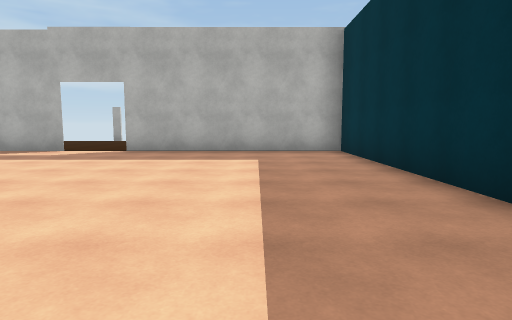
[1] (above)

12 first-person views from a walk through a scene from a Unity 3-D project. The camera is 1.3 m above the floor, tilts 6° down and sees 75° across. The floor is counted in squares, 2 m on a side. Each view is taken from the middle of a square. On the plan, view 1 faces up. The plan holds only what a view shows up to about 10 squares ahead; the rest is blank. The place goes on beyond the plan. The player is left out. Surface patterns are stand-ins for the level's own textures.

[2]
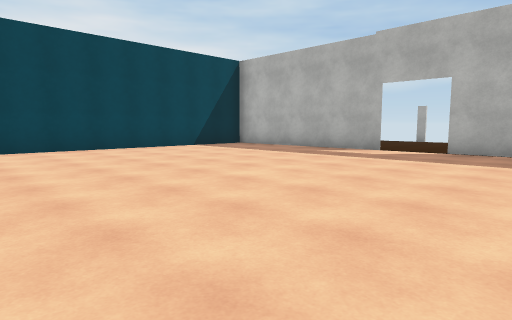

[3]
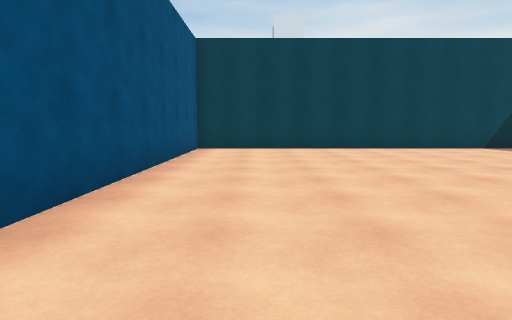

[4]
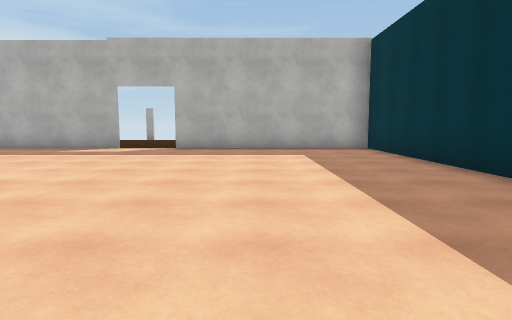

[5]
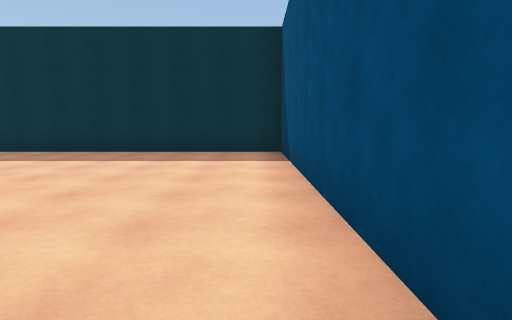

[6]
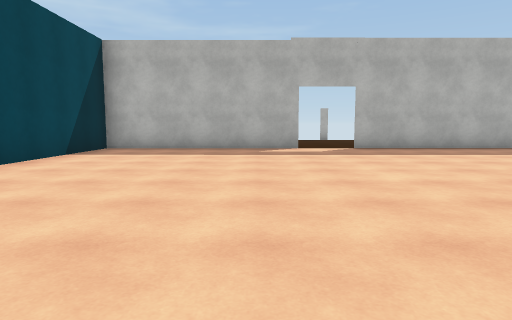

[7]
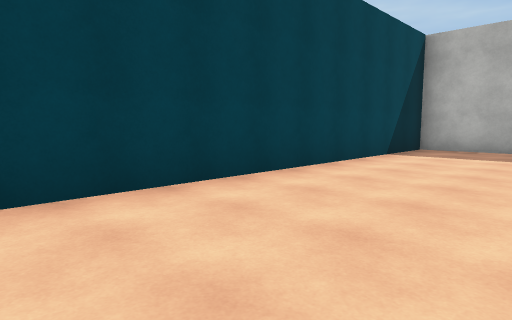

[8]
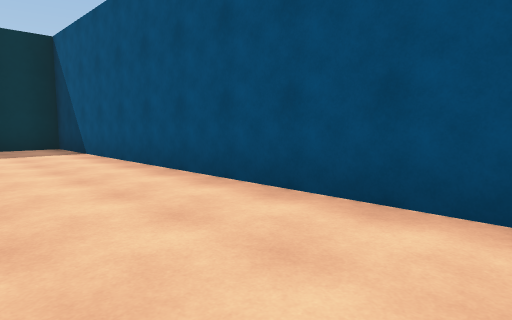

[9]
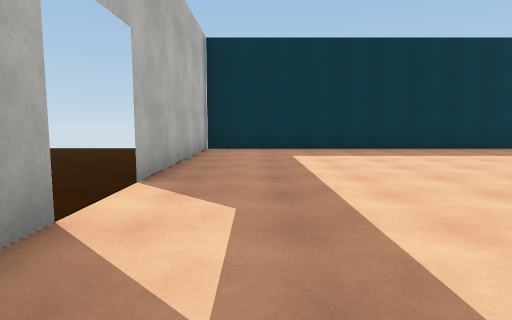

[10]
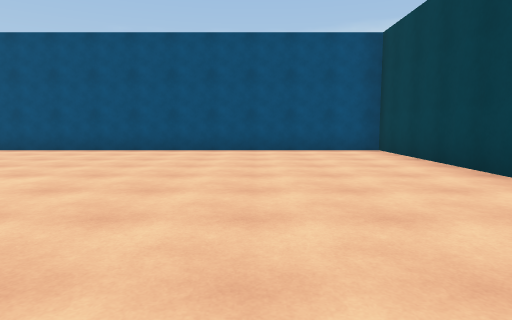

[11]
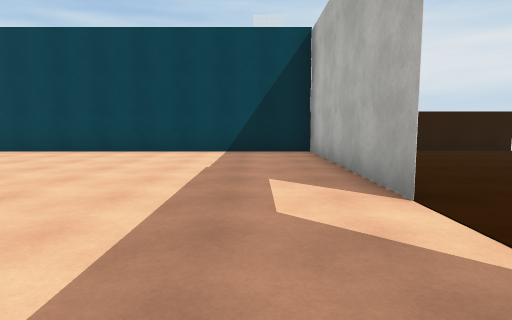

[12]
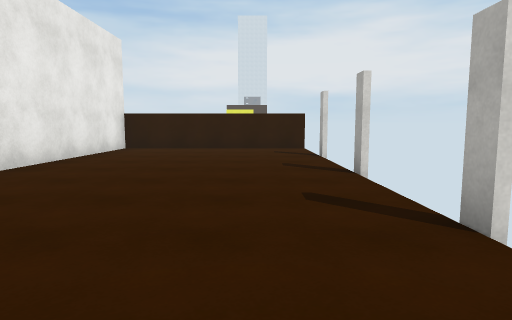

### Floor plan
Key: @ floor where view 1 was taken; # wall or solid block; . floor; ^ raised ledge.
Columns run from 11 left of view 1 to 3 right of it. Each row starts with its distance up from view 1.
 14    # #  #
 13 ^.........
 12 ^.......... ..
 11 ^.............
 10 ^.............
  9 ^..........
  8 #######.#######
  7 #.............#
  6 #.............#
  5 #.............#
  4 #.............#
  3 #.............#
  2 #.............#
  1 #.............#
  0 #..........@..#
 -1 #.............#
 -2 ###############

Positions as (right, up) in squares from view 1, and headings:
1: (0, 0), facing up
2: (-1, 0), facing up-left
3: (-1, 0), facing left
4: (-1, -1), facing up
5: (-6, -1), facing right
6: (-6, -1), facing up
7: (-7, -1), facing up-left
8: (-8, 1), facing down-right
9: (-7, 7), facing right
10: (-7, 7), facing down
11: (-2, 7), facing left
12: (-1, 12), facing left
